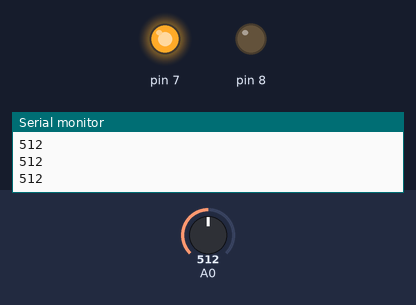
Simulated run of this sketch. Board: Arduino Uno, built with avr-gcc and run on an emulated ATmega328P. On the bench: output pins drawn as LEDs (lit = HIGH), the last lines printed to the serial monitor. Inputs (shaded band) come from the test bench; at power-on: A0 = 512.

Above: at 1.3 s.
1.4 s: A0 set to 413
2.9 s: A0 set to 392
At 4.1 s:
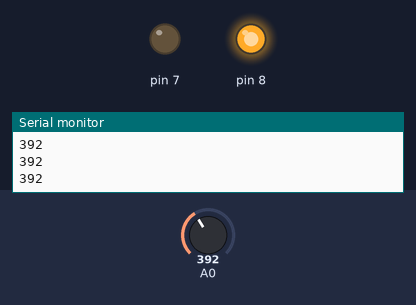
4.5 s: A0 set to 487
6.0 s: A0 set to 516
At 6.5 s:
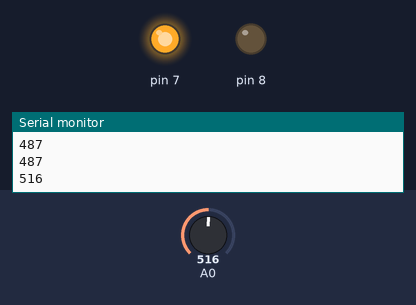
7.5 s: A0 set to 790
9.0 s: A0 set to 810
At 10.0 s:
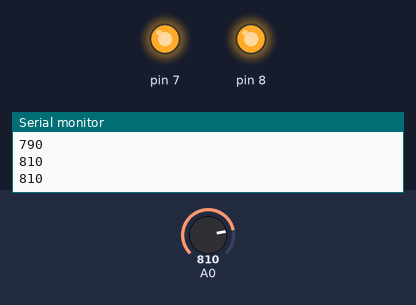
Timing chart, 0 to 11.5 s (numbered marks = the images above; inputs shaded):
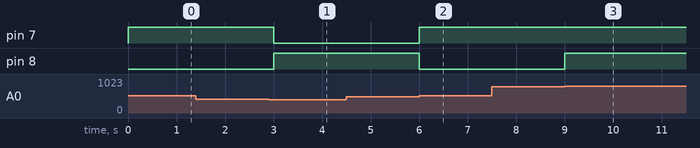

The sketch:

soil_condition.ino
```cpp
void setup() {
  // put your setup code here, to run once:
Serial.begin(9600);
pinMode(7,OUTPUT);
pinMode(8,OUTPUT);
}

void loop() {
  // put your main code here, to run repeatedly:
int sensorValue = analogRead(A0);
if(sensorValue>800)
{

digitalWrite(7,HIGH);
digitalWrite(8,HIGH);


}
if(sensorValue>=500 && sensorValue<800)
{

digitalWrite(7,HIGH);
digitalWrite(8,LOW);


}
if(sensorValue<400)
{

digitalWrite(7,LOW);
digitalWrite(8,HIGH);


}
Serial.println(sensorValue);
delay(500);
}
```

Measured:
- the behaviour switches between 400 and 399 on A0 (found by bisection; images 0 and 1)
- the behaviour switches between 499 and 500 on A0 (found by bisection; images 1 and 2)
- the behaviour switches between 800 and 801 on A0 (found by bisection; images 2 and 3)
- after the input at 2.9 s, pin 7: HIGH → LOW after 0.10 s; pin 8: LOW → HIGH after 0.10 s
- after the input at 6.0 s, pin 7: LOW → HIGH at once; pin 8: HIGH → LOW at once
- after the input at 9.0 s, pin 8: LOW → HIGH at once
